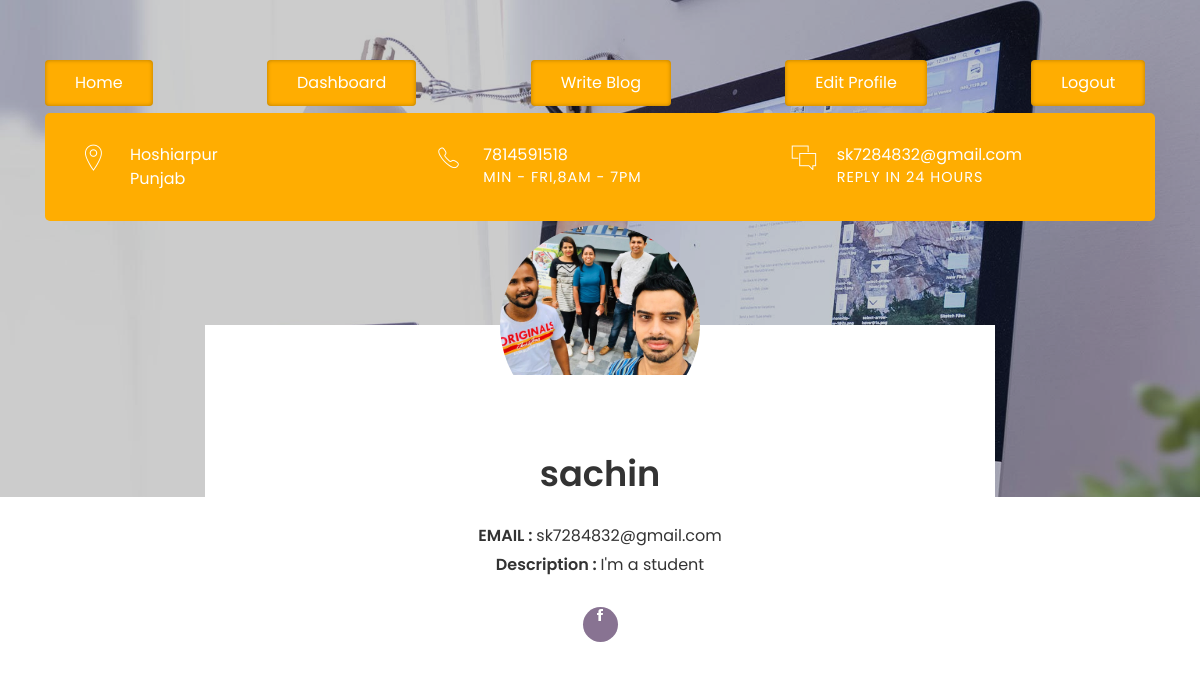
The page /profile (signed in) on the database its author committed.
### myapp/models.py (models this page shows, shortened)
class UserProfile(models.Model):
    user = models.OneToOneField(User, on_delete=models.CASCADE)  # Links With User Model
    description = models.TextField(max_length=1000, default='', blank='True')
    city = models.CharField(max_length=100, default='', blank='True')
    state = models.CharField(max_length=100, default='', blank='True')
    ph = RegexValidator(regex=r'^\+?1?\d{10,15}$', message="Enter in format +9999999999. Upto 15 digits allowed")
    phone = models.CharField(validators=[ph], max_length=17, blank=True)
    image = models.ImageField(upload_to='',default='default-user.jpg')

### myapp/views.py (the view)
# urls.py: path('profile',views.profile,name='profile'),
@login_required
def profile(request,pk=None):
    context = {}
    if request.method == 'GET':
        user = User.objects.get(id=request.user.id)
        pro = UserProfile.objects.get(user=request.user.id)
        context['user'] = user
        context['pro'] = pro
        return render(request,'myapp/profile/index.html',context)

### templates/myapp/profile/index.html (shortened to what this page needs)
{% load static %}
<html lang="en">
<head>
	<link href="{% static 'common-css/bootstrap.css' %}" rel="stylesheet">
	<link href="{% static 'common-css/ionicons.css' %}" rel="stylesheet">
	<link href="{% static 'common-css/fluidbox.min.css' %}" rel="stylesheet">
	<link href="{% static '01-cv-portfolio/css/styles.css' %}" rel="stylesheet">
	<link href="{% static '01-cv-portfolio/css/responsive.css' %}" rel="stylesheet">
</head>
<body >
	<header style="margin-top:0px;">
		<div class="container">
			<li ><a class="downlad-btn" href="/" >Home</a></li>
			<li style="margin-left:110px;"><a class="downlad-btn" href="dashboard" >Dashboard</a></li>
				<li style="margin-left:110px;"><a class="downlad-btn" href="blog" >Write Blog</a></li>
				<li style="margin-left:110px;"><a class="downlad-btn" href="edit_profile" >Edit Profile</a></li>
				<li style="margin-left:100px;"><a class="downlad-btn" href="logout" >Logout</a></li>
		</div>
		<div class="container">
			<div class="heading-wrapper">
				<div class="row">
					<div class="col-sm-6 col-md-6 col-lg-4">
						<div class="info">
							<i class="icon ion-ios-location-outline"></i>
							<div class="right-area">
								<h5>{{pro.city}}</h5>
								<h5>{{pro.state}}</h5>
							</div>
						</div>
					</div>
					<div class="col-sm-6 col-md-6 col-lg-4">
						<div class="info">
							<i class="icon ion-ios-telephone-outline"></i>
							<div class="right-area">
								<h5>{{pro.phone}}</h5>
								<h6>MIN - FRI,8AM - 7PM</h6>
							</div>
						</div>
					</div>
					<div class="col-sm-6 col-md-6 col-lg-4">
						<div class="info">
							<i class="icon ion-ios-chatboxes-outline"></i>
							<div class="right-area">
								<h5>{{user.email}}</h5>
								<h6>REPLY IN 24 HOURS</h6>
							</div>
						</div>
					</div>
				</div>
			</div>
		</div>
	</header>
	<section class="intro-section" >
			<div class="row">
				<div class="col-md-1 col-lg-2"></div>
				<div class="col-md-10 col-lg-8">
					<div class="intro" style="margin-top:125px;">
						<div class="profile-img"><img src="{{ pro.image.url }}" alt=""></div>
						<h2><b>{{user.username}}</b></h2>
						<ul class="information margin-tb-30">
							<li><b>EMAIL : </b>{{user.email}}</li>
							<li><b>Description :  </b>{{ pro.description }}</li>
						</ul>
						<ul class="social-icons">
							<li><a href="https://www.facebook.com"><i class="ion-social-facebook"></i></a></li>
						</ul>
					</div>
				</div>
			</div>
	</section>
</body>
</html>

### static/01-cv-portfolio/css/styles.css (style rules this page uses)
html { font-size: 100%; height: 100%; overflow-x: hidden; margin: 0px; padding: 0px; touch-action: manipulation; }
body { font-size: 16px; font-family: 'Poppins', serif; width: 100%; height: 100%; margin: 0; font-weight: 400; -webkit-font-smoothing: antialiased; -moz-osx-font-smoothing: grayscale; word-wrap: break-word; color: #333; }
h1, h2, h3, h4, h5, h6, p, a, ul, span, li, img, inpot, button { margin: 0; padding: 0; }
h1,h2,h3,h4,h5,h6 { line-height: 1.5; font-weight: inherit; }
h1,h2,h3 { font-family: 'Poppins', cursive; }
h2 { font-size: 2.2em; line-height: 1.1; }
h5 { font-size: 1em; }
h6 { font-size: .9em; letter-spacing: 1px; }
a, button { display: inline-block; text-decoration: none; color: inherit; line-height: 1; -webkit-transition: all .25s ease-in-out; transition: all .25s ease-in-out; }
b { font-weight: 600; }
img { width: 100%; }
li { list-style: none; display: inline-block; }
.icon { font-size: 1.1em; display: inline-block; line-height: inherit; }
.margin-tb-30 { margin-top: 30px; margin-bottom: 30px; }
header { position: absolute; top: 30px; left: 0; right: 0; z-index: 100; }
header .heading-wrapper { border-radius: 5px; padding: 30px 40px 20px; background: #FFAD01; color: #fff; }
header .info { margin-bottom: 10px; }
header .info .icon { float: left; font-size: 30px; }
header .info .right-area { margin-left: 45px; }
header .downlad-btn { padding: 15px 30px; border-radius: 4px; float: right; margin-top: 30px; box-shadow: inset 0 0px 4px rgba(0,0,0,.3); background: #FFAD01; color: #fff; -webkit-transition: all .2s ease; transition: all .2s ease; }
.intro-section { padding-top: 200px; position: relative; background-size: cover; z-index: 1;background-image: url(../../images/slider-1-1920x1080.jpg); }
.intro-section:before { content:''; z-index: -1; position: absolute; top: 0; bottom: 0; left: 0; right: 0; background: rgba(0,0,0, .2); }
.intro-section:after { content: ''; position: absolute; bottom: 0; left: 0; right: 0; height: 150px; z-index: -1; background: #fff; }
.intro { padding: 0 20px; margin-top: 100px; text-align: center; background: #fff; }
.intro .profile-img { height: 200px; width: 200px; border-radius: 100px; margin: 0 auto; overflow: hidden; position: relative; top: -100px; margin-bottom: -70px; }
.intro .information > li { display: block; margin: 5px 0; }
.intro .social-icons > li > a { height: 35px; line-height: 35px; width: 35px; border-radius: 20px; overflow: hidden; z-index: 1; position: relative; margin: 0 5px 5px; background: #887392; color: #fff; }
.intro .social-icons > li > a:after { content: ''; position: absolute; bottom: 0; left: 0; right: 0; top: 0; z-index: -1; border-radius: 20px; background: #FFA804; -webkit-transition: all .2s ease; transition: all .2s ease; -webkit-transform: scale(0); transform: scale(0); }

### rows shown on the page
UserProfile: city "Hoshiarpur", state "Punjab", phone "7814591518", image (picture), description "I'm a student"

### other values the page prints
{{ user.email }} "sk7284832@gmail.com"
{{ user.username }} "sachin"
